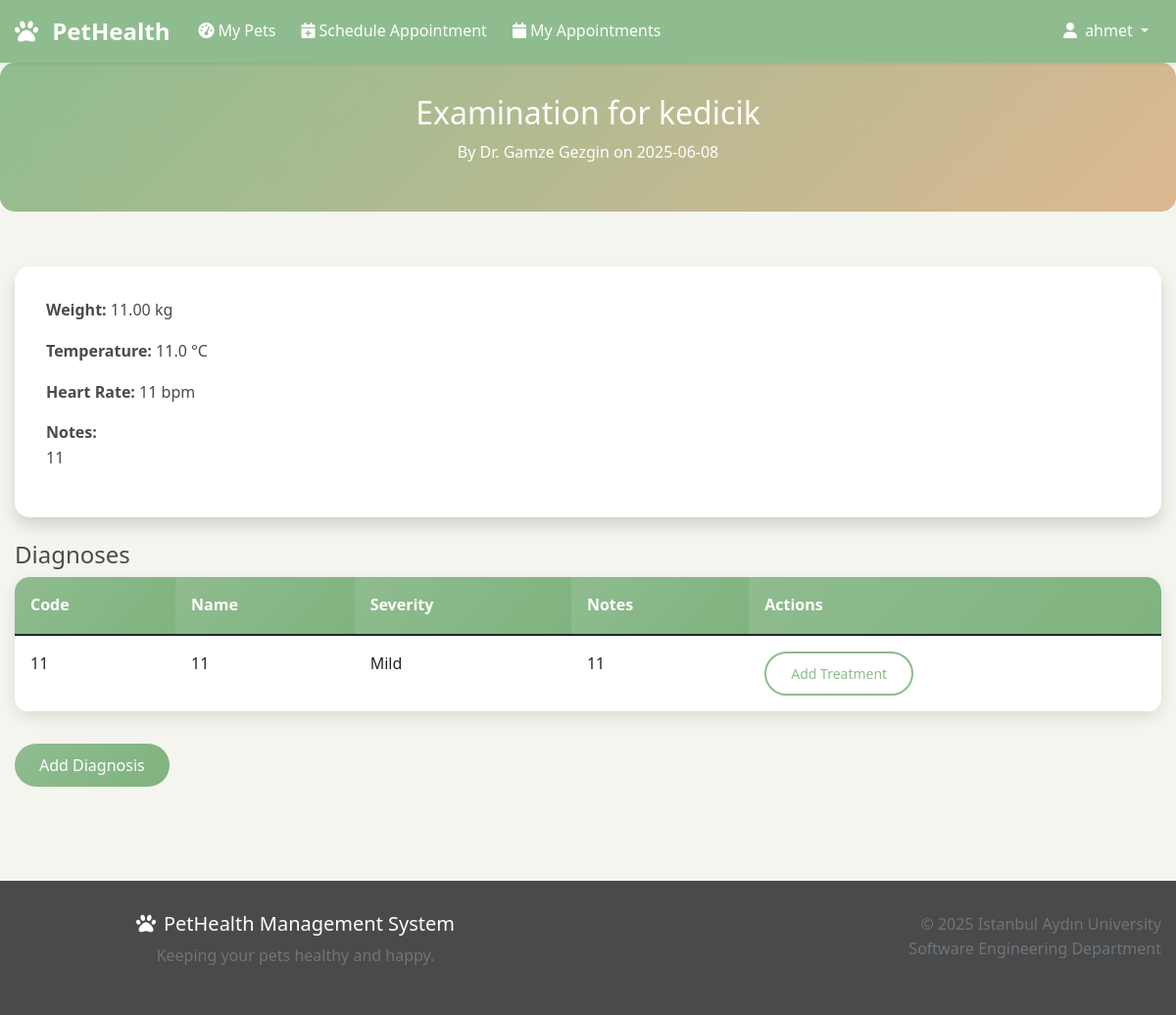
The page /examination/7/ (signed in) on the database its author committed.
### main/models.py (models this page shows, shortened)
class Examination(models.Model):
    pet = models.ForeignKey(Pet, on_delete=models.CASCADE, related_name='examinations')
    veterinarian = models.ForeignKey(Veterinarian, on_delete=models.CASCADE, related_name='examinations')
    appointment = models.OneToOneField(Appointment, on_delete=models.SET_NULL, null=True, blank=True)
    examination_date = models.DateTimeField(default=timezone.now)
    weight = models.DecimalField(max_digits=5, decimal_places=2, help_text="Weight in kg")
    temperature = models.DecimalField(max_digits=4, decimal_places=1, help_text="Temperature in Celsius")
    heart_rate = models.IntegerField(help_text="Heart rate per minute")
    examination_notes = models.TextField()
    created_at = models.DateTimeField(auto_now_add=True)
    class Meta:
        ordering = ['-examination_date']

class Pet(models.Model):
    SPECIES_CHOICES = [
        ('dog', 'Dog'),
        ('cat', 'Cat'),
        ('bird', 'Bird'),
        ('rabbit', 'Rabbit'),
        ('fish', 'Fish'),
        ('hamster', 'Hamster'),
        ('other', 'Other'),
    ]
    GENDER_CHOICES = [
        ('male', 'Male'),
        ('female', 'Female'),
    ]
    owner = models.ForeignKey(User, on_delete=models.CASCADE, related_name='pets')
    name = models.CharField(max_length=100)
    species = models.CharField(max_length=20, choices=SPECIES_CHOICES)
    breed = models.CharField(max_length=100, blank=True)
    gender = models.CharField(max_length=10, choices=GENDER_CHOICES)
    birthdate = models.DateField()
    weight = models.DecimalField(max_digits=5, decimal_places=2, help_text="Weight in kg")
    color = models.CharField(max_length=50, blank=True)
    microchip_id = models.CharField(max_length=50, blank=True)
    photo = models.ImageField(upload_to='pet_photos/', blank=True)
    created_at = models.DateTimeField(auto_now_add=True)

class Veterinarian(models.Model):
    user = models.OneToOneField(User, on_delete=models.CASCADE)
    license_number = models.CharField(max_length=50, unique=True)
    specialization = models.CharField(max_length=100, blank=True)
    clinic_name = models.CharField(max_length=200, blank=True)
    clinic_address = models.TextField(blank=True)
    phone = models.CharField(max_length=20)

class Diagnosis(models.Model):
    examination = models.ForeignKey(Examination, on_delete=models.CASCADE, related_name='diagnoses')
    diagnosis_code = models.CharField(max_length=20, blank=True)
    diagnosis_name = models.CharField(max_length=200)
    diagnosis_notes = models.TextField()
    severity = models.CharField(max_length=20, choices=[
        ('mild', 'Mild'),
        ('moderate', 'Moderate'),
        ('severe', 'Severe'),
        ('critical', 'Critical'),
    ], default='mild')
    created_at = models.DateTimeField(auto_now_add=True)

### main/views.py (the view)
# urls.py: path('examination/<int:examination_id>/', views.examination_detail, name='examination_detail'),
@login_required
def examination_detail(request, examination_id):
    examination = get_object_or_404(Examination, id=examination_id)
    if examination.pet.owner != request.user and examination.veterinarian.user != request.user:
        messages.error(request, 'You do not have permission to view this examination.')
        return redirect('dashboard')
    diagnoses = Diagnosis.objects.filter(examination=examination)
    return render(request, 'examination_detail.html', {
        'examination': examination,
        'diagnoses': diagnoses
    })

### templates/examination_detail.html (shortened to what this page needs)
{% extends 'base.html' %}
{% load static %}
{% block content %}
<section class="dashboard-header text-center">
  <div class="container">
    <h2>Examination for {{ examination.pet.name }}</h2>
    <p>By Dr. {{ examination.veterinarian.user.get_full_name }} on {{ examination.examination_date|date:"Y-m-d" }}</p>
  </div>
</section>
<div class="container py-4">
  <div class="card shadow mb-4">
    <div class="card-body">
      <p><strong>Weight:</strong> {{ examination.weight }} kg</p>
      <p><strong>Temperature:</strong> {{ examination.temperature }} °C</p>
      <p><strong>Heart Rate:</strong> {{ examination.heart_rate }} bpm</p>
      <p><strong>Notes:</strong><br>{{ examination.examination_notes }}</p>
    </div>
  </div>
  <div class="mb-4">
    <h4>Diagnoses</h4>
    {% if diagnoses %}
    <table class="table">
      <thead>
        <tr>
          <th>Code</th>
          <th>Name</th>
          <th>Severity</th>
          <th>Notes</th>
          <th>Actions</th>
        </tr>
      </thead>
      <tbody>
        {% for diag in diagnoses %}
        <tr>
          <td>{{ diag.diagnosis_code|default:"-" }}</td>
          <td>{{ diag.diagnosis_name }}</td>
          <td>{{ diag.severity|capfirst }}</td>
          <td>{{ diag.diagnosis_notes|truncatechars:50 }}</td>
          <td>
            <a href="{% url 'add_treatment' diag.id %}" class="btn btn-sm btn-outline-primary">Add Treatment</a>
          </td>
        </tr>
        {% endfor %}
      </tbody>
    </table>
    {% else %}
      <p>No diagnoses added yet.</p>
    {% endif %}
    <a href="{% url 'add_diagnosis' examination.id %}" class="btn btn-primary mt-3">Add Diagnosis</a>
  </div>
</div>
{% endblock %}

### templates/base.html (shortened to what this page needs)
{% load static %}
<!DOCTYPE html>
<html lang="en">
  <head>
    <link
      href="https://cdn.jsdelivr.net/npm/bootstrap@5.1.3/dist/css/bootstrap.min.css"
      rel="stylesheet"
    />
    <link
      rel="stylesheet"
      href="https://cdnjs.cloudflare.com/ajax/libs/font-awesome/6.0.0/css/all.min.css"
    />
    <link rel="stylesheet" href="{% static 'css/style.css' %}" />
  </head>
  <body>
    <nav class="navbar navbar-expand-lg navbar-dark">
      <div class="container">
        <a class="navbar-brand" href="{% url 'home' %}">
          <i class="fas fa-paw me-2"></i>
          PetHealth
        </a>
        <div class="collapse navbar-collapse" id="navbarNav">
          <ul class="navbar-nav me-auto">
            {% if user.is_authenticated %}
            <li class="nav-item">
              <a class="nav-link" href="{% if user.userprofile.is_veterinarian %}{% url 'vet_patients' %}{% else %}{% url 'dashboard' %}{% endif %}">
                <i class="fas fa-tachometer-alt me-1"></i>My Pets
              </a>
            </li>
            {% if not user.userprofile.is_veterinarian %}
            <li class="nav-item">
              <a class="nav-link" href="{% url 'schedule_appointment' %}">
                <i class="fas fa-calendar-plus me-1"></i>Schedule Appointment
              </a>
            </li>
            <li class="nav-item">
              <a class="nav-link" href="{% url 'my_appointments' %}">
                <i class="fas fa-calendar me-1"></i>My Appointments
              </a>
            </li>
            {% endif %} {% endif %}
          </ul>
          <ul class="navbar-nav">
            {% if user.is_authenticated %}
            <li class="nav-item dropdown">
              <a
                class="nav-link dropdown-toggle"
                href="#"
                role="button"
                data-bs-toggle="dropdown"
              >
                <i class="fas fa-user me-1"></i>{% if user.first_name %}
                                                  {{ user.first_name }}
                                                {% else %}
                                                  {{ user.username }}
                                                {% endif %}
              </a>
            </li>
            {% else %}
            <li class="nav-item">
              <a class="nav-link" href="{% url 'login' %}">
                <i class="fas fa-sign-in-alt me-1"></i>Login
              </a>
            </li>
            {% endif %}
          </ul>
        </div>
      </div>
    </nav>
    <main>{% block content %} {% endblock %}</main>
    <footer class="footer mt-5">
      <div class="container">
        <div class="row">
          <div class="col-md-6">
            <h5><i class="fas fa-paw me-2"></i>PetHealth Management System</h5>
            <p class="text-muted">Keeping your pets healthy and happy.</p>
          </div>
          <div class="col-md-6 text-md-end">
            <p class="text-muted">
              &copy; 2025 Istanbul Aydın University<br />
              Software Engineering Department
            </p>
          </div>
        </div>
      </div>
    </footer>
  </body>
</html>

### static/css/style.css (style rules this page uses)
:root { --primary-color: #8fbc8f; --secondary-color: #f5f5f0; --accent-color: #ddb892; --text-dark: #4a4a4a; --text-light: #666; --border-color: #e0e0e0; --success-color: #5cb85c; --warning-color: #f0ad4e; --danger-color: #d9534f; }
body { font-family: "Segoe UI", Tahoma, Geneva, Verdana, sans-serif; background-color: var(--secondary-color); color: var(--text-dark); line-height: 1.6; }
.container { max-width: 1200px; margin: 0 auto; padding: 0 15px; }
.navbar { background-color: var(--primary-color) !important; }
.navbar-brand { font-weight: bold; font-size: 1.5rem; }
.navbar-nav .nav-link { color: white !important; margin: 0 5px; border-radius: 5px; transition: background-color 0.3s ease; }
.card { border: none; border-radius: 15px; box-shadow: 0 5px 15px rgba(0, 0, 0, 0.1); transition: transform 0.3s ease, box-shadow 0.3s ease; margin-bottom: 2rem; }
.card-body { padding: 2rem; }
.btn { border-radius: 25px; padding: 10px 25px; font-weight: 500; text-decoration: none; transition: all 0.3s ease; border: none; }
.btn-primary { background: linear-gradient(135deg, var(--primary-color), #7fb37f); border: none; }
.btn-outline-primary { border: 2px solid var(--primary-color); color: var(--primary-color); background: transparent; }
.dashboard-header { background: linear-gradient( 135deg, var(--primary-color), var(--accent-color) ); color: white; padding: 2rem 0; margin-bottom: 2rem; border-radius: 15px; }
.table { background: white; border-radius: 15px; overflow: hidden; box-shadow: 0 5px 15px rgba(0, 0, 0, 0.1); }
.table thead th { background: linear-gradient(135deg, var(--primary-color), #7fb37f); color: white; border: none; padding: 1rem; }
.table tbody td { padding: 1rem; border-color: var(--border-color); }
.footer { background-color: var(--text-dark); color: white; padding: 2rem 0; margin-top: 4rem; text-align: center; }

### rows shown on the page
Examination: pet.name "kedicik", veterinarian.user.get_full_name "Gamze Gezgin", examination_date "2025-06-08", weight "11.00", temperature "11.0", heart_rate "11", examination_notes "11"
Diagnosis: diagnosis_code "11", diagnosis_name "11", severity "Mild", diagnosis_notes "11"

### other values the page prints
{{ user.first_name }} "ahmet"
